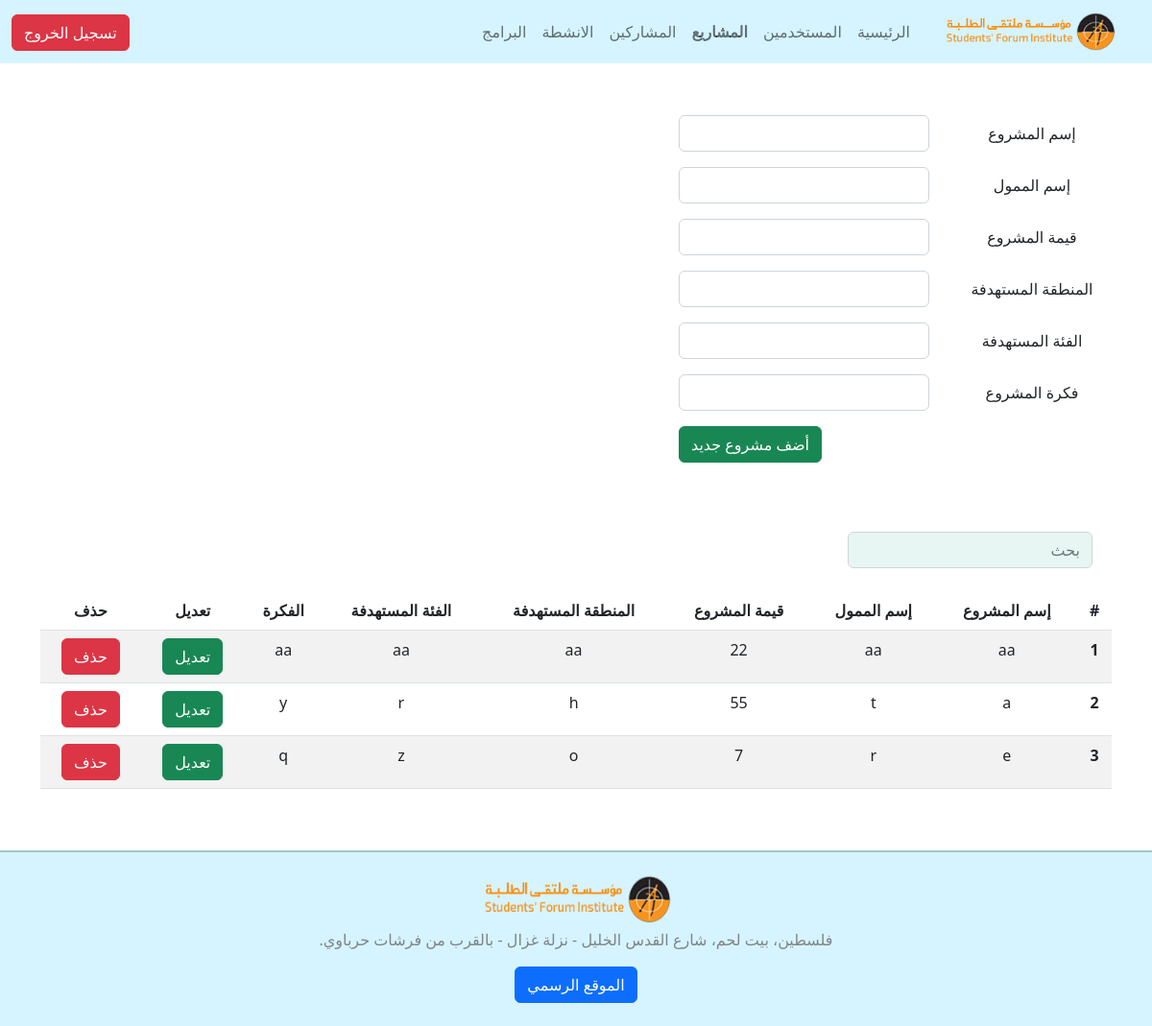
Page /projects.php (signed in) on the committed database.
### tables this page shows
CREATE TABLE IF NOT EXISTS `project` (
  `id` int(11) NOT NULL AUTO_INCREMENT,
  `ProjectName` varchar(25) NOT NULL,
  `financierName` varchar(20) NOT NULL,
  `value` double NOT NULL,
  `area` varchar(25) NOT NULL,
  `TargetGroup` varchar(25) NOT NULL,
  `idea` varchar(100) NOT NULL,
  `activityId` int(11) DEFAULT NULL,
  PRIMARY KEY (`id`),
  UNIQUE KEY `projectname` (`ProjectName`)
);

### projects.php (the view, shortened to what this page needs)
<!DOCTYPE html>
<?php
    include 'conn/connc.php';
 ?>
<head>
	 <link href="css/bootstrap.min.css" rel="stylesheet">
</head>
<body dir="rtl">
<nav class="navbar navbar-expand-lg">
  <div class="container-fluid">
    <a class="navbar-brand" href="controlPanal.php">
      <img src="img/sfi-logo.png" style=" width: 200px; height: 40px;">
      </a>
    <div class="collapse navbar-collapse" id="navbarNav" style="margin-right: -2vw;">
      <ul class="navbar-nav" style=" width: 100%;">
        <li class="nav-item">
          <a class="nav-link" aria-current="page" href="controlPanal.php"> الرئيسية</a>
        </li>
        <li class="nav-item">
          <a class="nav-link" href="users.php" >المستخدمين</a>
        </li>
        <li class="nav-item">
          <b><a class="nav-link" href="projects.php" >المشاريع</a></b>
        </li>
        <li class="nav-item">
          <a class="nav-link" href="princpl.php" >المشاركين</a>
        </li>
        <li class="nav-item">
          <a class="nav-link" href="activtyNames.php" >الانشطة</a>
        </li>
        <li class="nav-item">
          <a class="nav-link" href="programs.php" >البرامج</a>
        </li>
        <li class="nav-item" style="margin-right: 1%; margin-top: 0.2vw; text-align: left; width: 100%;">
          <form method="post" action="">
          <button type="submit" class="btn btn-danger" name="bt_logout">تسجيل الخروج</button>
          </form>
        </li>
      </ul>
    </div>
  </div>
</nav>
<br>
<br>
<br>
<br>
<br>
<div class="container text-center" >
  <form method="post">
    <div class="mb-3 row">
    <label for="inputName" class="col-sm-12 col-md-2 col-lg-2 col-form-label">إسم المشروع</label>
    <div class="col-sm-12 col-md-4 col-lg-3">
      <input type="text" class="form-control" name="name">
    </div>
  </div>
    <div class="mb-3 row">
    <label for="inputPassword" class="col-sm-12 col-md-2 col-lg-2 col-form-label">إسم الممول </label>
    <div class="col-sm-12 col-md-4 col-lg-3">
      <input type="text" class="form-control" name="mom">
    </div>
  </div>
   <div class="mb-3 row">
    <label for="inputPassword" class="col-sm-12 col-md-2 col-lg-2 col-form-label">قيمة المشروع</label>
    <div class="col-sm-12 col-md-4 col-lg-3">
      <input type="text" class="form-control" name="value">
    </div>
  </div>
   <div class="mb-3 row">
    <label for="inputPassword" class="col-sm-12 col-md-2 col-lg-2 col-form-label">المنطقة المستهدفة</label>
    <div class="col-sm-12 col-md-4 col-lg-3">
      <input type="text" class="form-control" name="area">
    </div>
  </div>
   <div class="mb-3 row">
    <label for="inputPassword" class="col-sm-12 col-md-2 col-lg-2 col-form-label">الفئة المستهدفة</label>
    <div class="col-sm-12 col-md-4 col-lg-3">
      <input type="text" class="form-control" name="class">
    </div>
  </div>
   <div class="mb-3 row">
    <label for="inputPassword" class="col-sm-12 col-md-2 col-lg-2 col-form-label">فكرة المشروع</label>
    <div class="col-sm-12 col-md-4 col-lg-3">
      <input type="text" class="form-control" name="idea">
    </div>
  </div>
      <div class="row" style="text-align:left ;">
        <div class="col-3"></div>
        <div class="col-sm-12 col-md-3 col-lg-2">
          <button type="submit" class="btn btn-success" name="bt_add">أضف مشروع جديد </button>
        </div>
      </div>
      <br>
   <br class="br">
   <br class="br">
   <form action="users.php" method="post" >
        <div class="container text-center" id="search">
          <div class="row">
            <div class="col-md-4 col-sm-12 col-lg-3">
              <input class="form-control me-2" type="search" placeholder="بحث" name="keyword" id="key">
            </div>
          </div>
        </div>
      </form>
   <br>
<table class="table table-striped" id="table">
  <thead>
    <tr>
      <th scope="col">#</th>
      <th scope="col">إسم المشروع</th>
      <th scope="col">إسم الممول</th>
      <th scope="col">قيمة المشروع</th>
      <th scope="col">المنطقة المستهدفة</th>
      <th scope="col">الفئة المستهدفة</th>
      <th scope="col">الفكرة</th>
      <th scope="col">تعديل</th>
      <th scope="col">حذف</th>
    </tr>
  </thead>
  <tbody>
    <?php
      $sql = "SELECT * FROM `project`";
      $res = mysqli_query($con,$sql);
      if($res){
        $b =1;
        while ($n = mysqli_fetch_assoc($res)) {
          echo '<tr>
      <th scope="row">'.$b.'</th>
      <td>'.$n['ProjectName'].'</td>
      <td>'.$n['financierName'].'</td>
      <td>'.$n['value'].'</td>
      <td>'.$n['area'].'</td>
      <td>'.$n['TargetGroup'].'</td>
      <td>'.$n['idea'].'</td>
      <td><a href="projectsEdit.php?id='.$n['id'].'" class="btn btn-success" name="edit">تعديل</a></td>
      <td><a href="editeProjects.php?id='.$n['id'].'" class="btn btn-danger">حذف</a></td>
    </tr>';
    $b++;
  }
      }else{
        echo '<div class="row">
        <div class="col-5 alert alert-danger" style="height:1vw ;">
        <p class="al">لم تتم إضافة البيانات</p>
        </div>
      </div>';
      }
     ?>
  </tbody>
</table>
  </form>
</div>
<br class="br">
<br class="br">
<footer>
    <div id="footer">
    <img src="img/sfi-logo.png" class="imgFot">
    <br>
    <p class="card-text" style="padding-top: 0.4vw; color: #7F8487; "
    >فلسطين، بيت لحم، شارع القدس الخليل - نزلة غزال - بالقرب من فرشات حرباوي.</p>
    <a href="https://ysfi.ps/Arr/index.php/ar/" class="btn btn-primary" target="blank" >الموقع الرسمي</a>
</div>
	</footer>
</body>
</html>

### projects.php (style rules this page uses)
.navbar { background-color: #D6F4FF; position: fixed; width: 100%; }
#footer { text-align: center; background-color: #D6F4FF; padding-top: 2vw; padding-bottom: 2vw; border-top: #A5C9CA; border-top-width: 2px; border-top-style: outset; }
.me-2 { background-color: #E7F6F2; }
.imgFot { width: 220px; height: 50px; }

### rows in the picture
project: ProjectName "aa", financierName "aa", value "22", area "aa", TargetGroup "aa", idea "aa"
project: ProjectName "a", financierName "t", value "55", area "h", TargetGroup "r", idea "y"
project: ProjectName "e", financierName "r", value "7", area "o", TargetGroup "z", idea "q"
